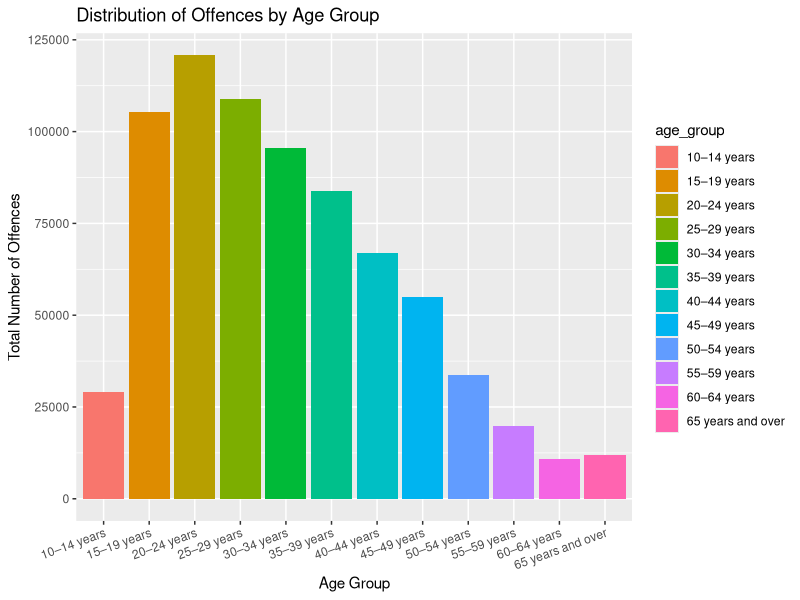
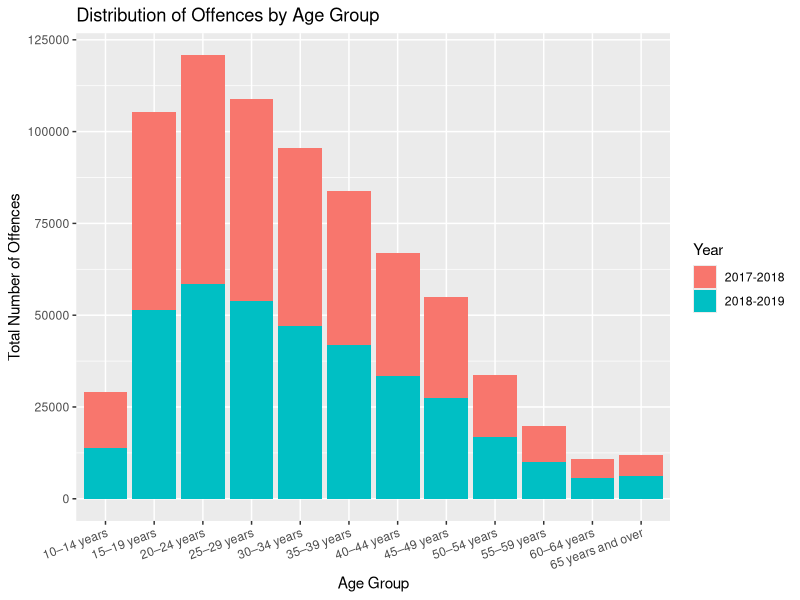
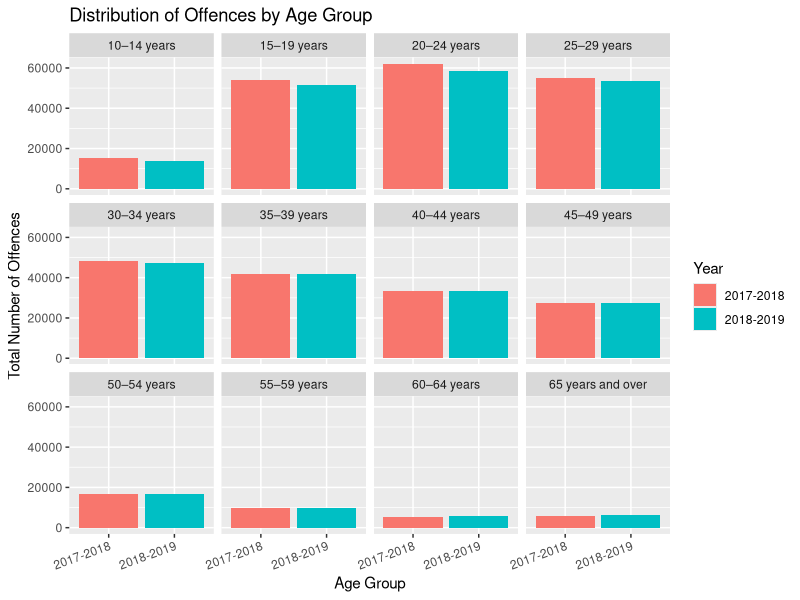

Recreate these plots in R, in order.
## ---- chunk 1
knitr::opts_chunk$set(echo = FALSE, cache=TRUE, messages=FALSE, warning=FALSE)
# Make sure you have the latest versions of rmarkdown and bookdown installed
library(ggplot2)
library(tidyverse)
library(readxl)
library(lubridate)
## ---- chunk 2
crime_age_201819 <- read_excel(here::here("data/1.+offenders,+australia.xls"), sheet = 4, range = "A5:M21")

crime_age_201718 <- read_excel(here::here("data/1.+offenders,+australia.xls"), sheet = 4, range = "A5:M38") 
crime_age_201718 <- crime_age_201718[-c(1:18),]
## ---- chunk 3
crime_age_201819 <- crime_age_201819 %>%
  filter(!is.na(`Principal offence`))

#so that the data can be pivoted longer
crime_age_201718$`10–14 years` = as.double(crime_age_201718$`10–14 years`)
crime_age_201819$`10–14 years` = as.double(crime_age_201819$`10–14 years`)

crime_age_201718_2 <- crime_age_201718 %>%
  pivot_longer(cols = -`Principal offence`,
               names_to = "Age group",
               values_to = "Number of Offences")

crime_age_201718_2$Year <- "2017-2018"

crime_age_201819_2 <- crime_age_201819 %>%
  pivot_longer(cols = -`Principal offence`,
               names_to = "Age group",
               values_to = "Number of Offences") 

crime_age_201819_2$Year <- "2018-2019"

## ---- chunk 4
combined_age <- crime_age_201819_2 %>%
  bind_rows(crime_age_201718_2)

#changing column names
combined_age <- combined_age %>%
  rename("principal_offence" = `Principal offence`,
         "age_group" = `Age group`, 
         "number_offences" = `Number of Offences`)

combined_age$number_offences = as.numeric(combined_age$number_offences)

## ---- chunk 5
combined_age %>% 
  group_by(age_group) %>%
  summarise(total = sum(number_offences)) %>%
  ggplot() +
  geom_col(aes(x = age_group,
             y= total,
             fill = age_group)) +
  theme(axis.text.x = element_text(angle = 20, hjust = 1)) +
  ylab("Total Number of Offences") +
  xlab("Age Group") +
  labs(title = "Distribution of Offences by Age Group")
## ---- chunk 6
combined_age %>% 
  group_by(age_group, Year) %>%
  summarise(total = sum(number_offences)) %>%
  ggplot() +
  geom_col(aes(x = age_group,
             y= total,
             fill = Year)) +
  theme(axis.text.x = element_text(angle = 20, hjust = 1)) +
  ylab("Total Number of Offences") +
  xlab("Age Group") +
  labs(title = "Distribution of Offences by Age Group") 
## ---- chunk 7
combined_age %>% 
  group_by(age_group, Year) %>%
  summarise(total = sum(number_offences)) %>%
  ggplot() +
  geom_col(aes(x = Year,
             y= total,
             fill = Year)) +
  theme(axis.text.x = element_text(angle = 20, hjust = 1)) +
  ylab("Total Number of Offences") +
  xlab("Age Group") +
  labs(title = "Distribution of Offences by Age Group") +
  facet_wrap(~age_group)
